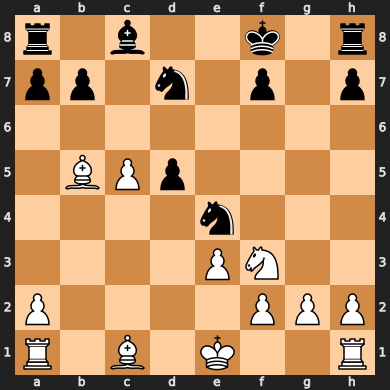
#> input picture board.png, 390 x 390 px
$ python -i board.py   (imports and definitions only)
#> lines starting #> are read from the running program, lines starting #| are printed output that depends on the picture; after the words box and inside, x2 and y2 are one past the last pixel; in counts of white or black regions, pixels touching at a corner belong together
from __future__ import annotations

import dataclasses
from pathlib import Path
from typing import Dict, List

import cv2
import numpy as np

FILES = "abcdefgh"
RANKS = "87654321"


class BoardExtractionError(RuntimeError):
    """Raised when the chessboard cannot be detected inside the source image."""


@dataclasses.dataclass(frozen=True)
class SquareImage:
    square: str
    image: np.ndarray

    def as_ascii(self, width: int = 16, height: int = 16) -> str:
        """Return a lightweight ASCII representation used for manual labeling."""

        grayscale = cv2.cvtColor(self.image, cv2.COLOR_BGR2GRAY)
        resized = cv2.resize(grayscale, (width, height), interpolation=cv2.INTER_AREA)
        gradient_x = np.abs(np.diff(resized.astype("float32"), axis=1))
        gradient_y = np.abs(np.diff(resized.astype("float32"), axis=0))
        energy = np.pad(gradient_x, ((0, 0), (1, 0)), mode="constant")
        energy += np.pad(gradient_y, ((1, 0), (0, 0)), mode="constant")
        lut = np.asarray(list(" .:-=+*#%@"))
        indices = np.clip((energy / (energy.max() + 1e-6) * (len(lut) - 1)).round().astype(int), 0, len(lut) - 1)
        lines = ["".join(lut[row]) for row in indices]
        return "\n".join(lines)


@dataclasses.dataclass(frozen=True)
class _DetectedBoard:
    image: np.ndarray
    transform: np.ndarray
    corners: np.ndarray


def detect_board(path: Path, output_size: int = 800) -> _DetectedBoard:
    """Detect the chessboard in *path* and return a rectified image."""
#> called with path = '../../board.png', output_size = 800

    image = cv2.imread(str(path), cv2.IMREAD_COLOR)
#> image is the input picture: shape (390, 390, 3); mean B, G, R 101.4, 145.8, 191.4
    if image is None:
        raise FileNotFoundError(f"Unable to read image: {path}")

    gray = cv2.cvtColor(image, cv2.COLOR_BGR2GRAY)
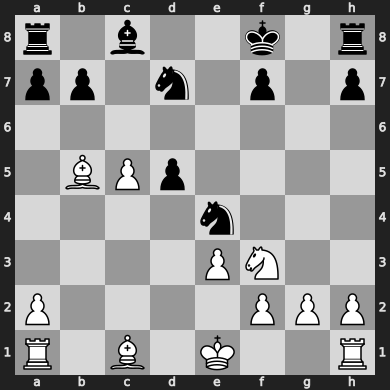
#> gray: shape (390, 390); min 0, max 255, mean 154.3
    blur = cv2.GaussianBlur(gray, (5, 5), 0)
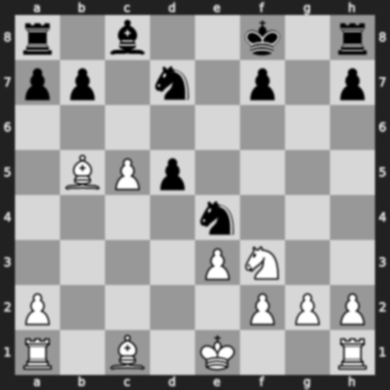
#> blur: shape (390, 390); min 0, max 255, mean 154.3
    edges = cv2.Canny(blur, 50, 150)
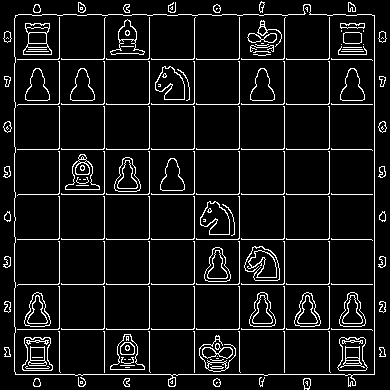
#> edges: shape (390, 390); 8.1% white in thin lines or dots

    contours, _ = cv2.findContours(edges, cv2.RETR_EXTERNAL, cv2.CHAIN_APPROX_SIMPLE)
#> contours = 32 contours, 5 with area under 20; largest, box (x1, y1, x2, y2) and area: (14, 4, 375, 387) 129584, (303, 378, 311, 390) 66, (378, 121, 387, 133) 61, (3, 121, 12, 133) 61, (378, 31, 387, 43) 60
    if not contours:
        raise BoardExtractionError("No contours detected in the source image.")

    contours = sorted(contours, key=cv2.contourArea, reverse=True)
    board_quad: List[np.ndarray] = []
    for contour in contours[:5]:
        peri = cv2.arcLength(contour, True)
        approx = cv2.approxPolyDP(contour, 0.02 * peri, True)
        if len(approx) == 4:
            board_quad = approx.reshape(4, 2)
            break
#> this loop made 1 pass
#> (peri, board_quad) on pass 1: (1583.5, [[374, 15], [15, 15], [15, 374], [374, 374]])

    if len(board_quad) != 4:
        raise BoardExtractionError("Unable to locate a four-point contour for the chessboard.")

    def _sort_clockwise(points: np.ndarray) -> np.ndarray:
        s = points.sum(axis=1)
#> s = [389, 30, 389, 748]
        diff = np.diff(points, axis=1)
#> diff = [-359, 0, 359, 0]
        top_left = points[np.argmin(s)]
#> top_left = [15, 15]
        bottom_right = points[np.argmax(s)]
#> bottom_right = [374, 374]
        top_right = points[np.argmin(diff)]
#> top_right = [374, 15]
        bottom_left = points[np.argmax(diff)]
#> bottom_left = [15, 374]
        return np.array([top_left, top_right, bottom_right, bottom_left], dtype="float32")

    ordered = _sort_clockwise(board_quad.astype("float32"))
#> ordered = [[15, 15], [374, 15], [374, 374], [15, 374]]
    dst = np.array(
        [[0, 0], [output_size - 1, 0], [output_size - 1, output_size - 1], [0, output_size - 1]],
        dtype="float32",
    )
    transform = cv2.getPerspectiveTransform(ordered, dst)
#> transform = [[2.23, -1.62e-17, -33.38], [1.9e-17, 2.23, -33.38], [5.2e-19, -4.21e-19, 1]]
    warped = cv2.warpPerspective(image, transform, (output_size, output_size))
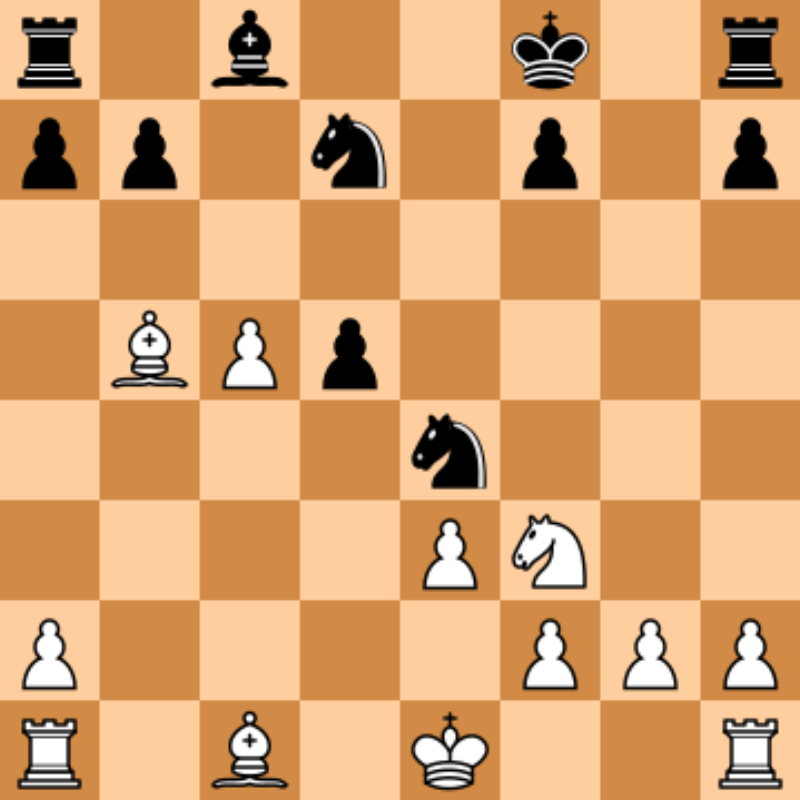
#> warped: shape (800, 800, 3); mean B, G, R 111.6, 163.7, 217.2

    return _DetectedBoard(image=warped, transform=transform, corners=ordered)


def extract_square_images(board: np.ndarray) -> Dict[str, SquareImage]:
    """Return square images from a rectified chessboard image."""

    size = board.shape[0]
    step = size // 8
    squares: Dict[str, SquareImage] = {}
    for rank_index, rank in enumerate(RANKS):
        for file_index, file in enumerate(FILES):
            y0 = rank_index * step
            y1 = (rank_index + 1) * step
            x0 = file_index * step
            x1 = (file_index + 1) * step
            crop = board[y0:y1, x0:x1].copy()
            name = f"{file}{rank}"
            squares[name] = SquareImage(square=name, image=crop)
    return squares

>>> result = detect_board('../../board.png')

$ run again, on chess.png
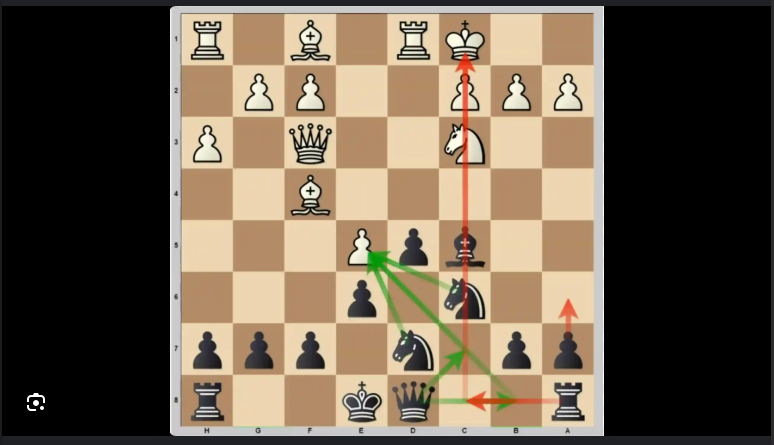
#> input picture chess.png, 774 x 445 px
#> in detect_board, image is the input picture: shape (445, 774, 3); mean B, G, R 75.7, 92.3, 105.7
#> in detect_board, `edges = cv2.Canny(blur, 50, 150)`:
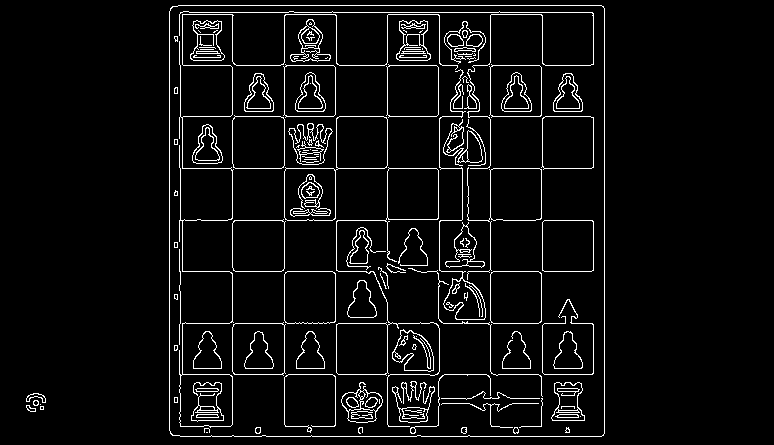
#> edges: shape (445, 774); 5.2% white in thin lines or dots, all inside (x1, y1, x2, y2) = (26, 5, 605, 437)
#> contours = 6 contours, 2 with area under 20; largest, box (x1, y1, x2, y2) and area: (169, 5, 605, 437) 187431, (26, 393, 46, 403) 77, (26, 405, 36, 412) 32, (33, 400, 39, 406) 23
#> the loop in detect_board, `for contour in contours[:5]:` made 1 pass
#> (peri, board_quad) on pass 1: (1729.9, [[170, 8], [172, 435], [603, 435], [603, 6]])
#> s = [178, 607, 1038, 609]
#> diff = [-162, 263, -168, -597]
#> top_left = [170, 8]
#> bottom_right = [603, 435]
#> top_right = [603, 6]
#> bottom_left = [172, 435]
#> ordered = [[170, 8], [603, 6], [603, 435], [172, 435]]
#> transform = [[1.86, -0.0087, -315.6], [0.00862, 1.87, -16.39], [1.08e-05, -1.09e-05, 1]]
#> in detect_board, `warped = cv2.warpPerspective(image, transform, (output_size, output_si..`:
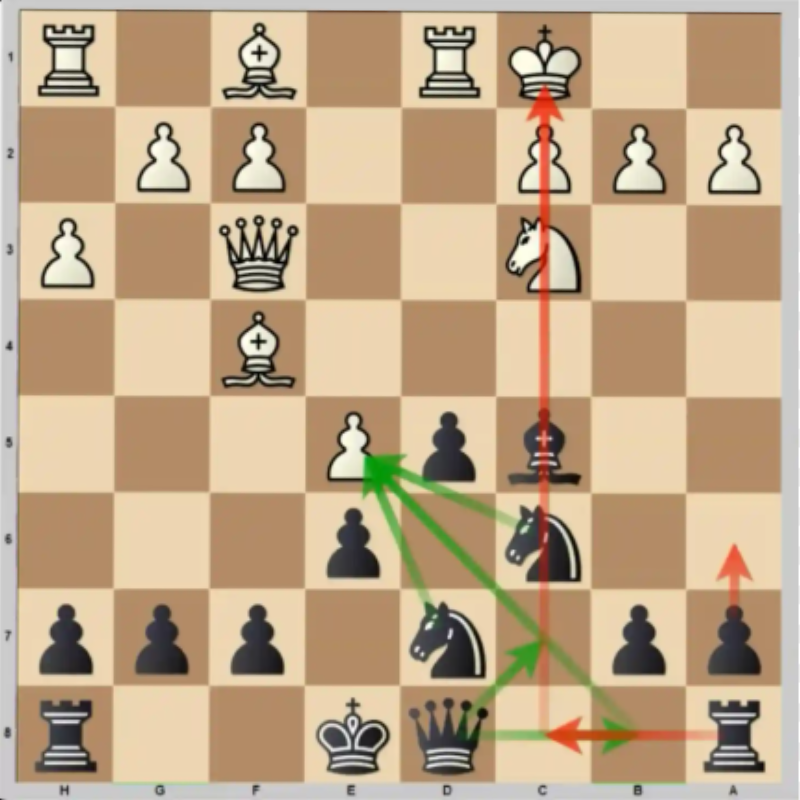
#> warped: shape (800, 800, 3); mean B, G, R 136.3, 167.4, 192.3
